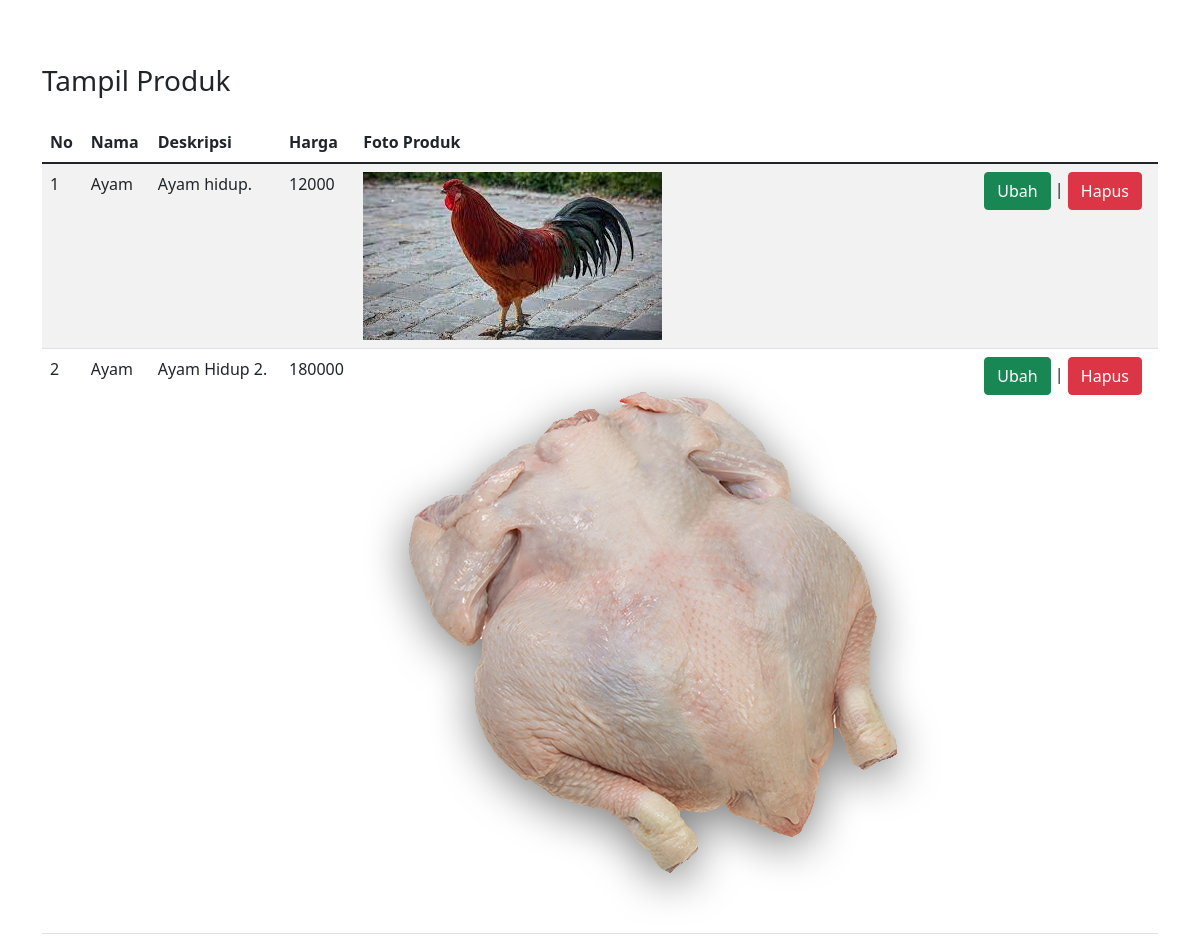
The page /tampil_produk.php on the database its author committed.
### tables this page shows
CREATE TABLE `produk` (
  `id_produk` int(11) NOT NULL AUTO_INCREMENT,
  `nama_produk` varchar(100) NOT NULL,
  `deskripsi` text NOT NULL,
  `harga` int(11) NOT NULL,
  `foto_produk` varchar(255) NOT NULL,
  PRIMARY KEY (`id_produk`)
);

### tampil_produk.php (the view, shortened to what this page needs)
<!DOCTYPE html>
<html>
<head>
	<link href="https://cdn.jsdelivr.net/npm/bootstrap@5.1.3/dist/css/bootstrap.min.css" rel="stylesheet">
</head>
<body>
	<div class="container mt-5 pt-3">
		<h3 class="mb-4"> Tampil Produk </h3>
		<table class="table table-hover table-striped">
			<thead>
				<tr>
					<th>No</th>
					<th>Nama</th>
					<th>Deskripsi</th>
					<th>Harga</th>
					<th>Foto Produk</th>
				</tr>
			</thead>
			<tbody>
				<?php
				include "db.php";
				$query = "SELECT * FROM produk";
				if ($stmt = $conn->prepare($query)) {
					$stmt->execute();
					$stmt->bind_result($id, $nama, $deskripsi, $harga, $foto_produk);
					$index = 0;
					while ($stmt->fetch()) {
						$index++;
						echo "<tr>";
						echo "<td>{$index}</td>";
						echo "<td>{$nama}</td>";
						echo "<td>{$deskripsi}</td>";
						echo "<td>{$harga}</td>";
						echo "<td><img src={$foto_produk}></td>";
						echo "<td><a href=\"ubah_produk.php?id={$id}\" class=\"btn btn-success\">Ubah</a> | ";
						echo "<a href=\"hapus_produk.php?id={$id}\" class=\"btn btn-danger\">Hapus</a></td>";
						echo "</tr>";
					}
				} else {
					die("Failed to prepare() statement: " . $conn->error);
				}
				?>
			</tbody>
		</table>
	</div>
</body>
</html>

### rows shown on the page
produk: nama_produk "Ayam", deskripsi "Ayam hidup.", harga "12000", foto_produk (picture)
produk: nama_produk "Ayam", deskripsi "Ayam Hidup 2.", harga "180000", foto_produk (picture)
